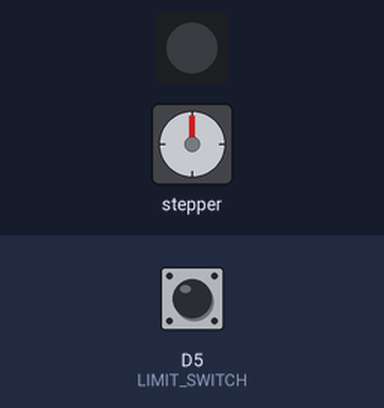
The sketch below on a simulated ESP8266 (NodeMCU). Parts: stepper motor, 1 RGB LEDs in strip order, left to right. Wiring (inferred from the names in the program): stepper motor driver (200 steps per turn assumed): step D3; direction D4. The test bench sets the inputs (shaded band); at power-on: D5 (LIMIT_SWITCH) HIGH. Dim RGB values are drawn brighter than linear.

Above: at 4.2 s.
At 16.7 s:
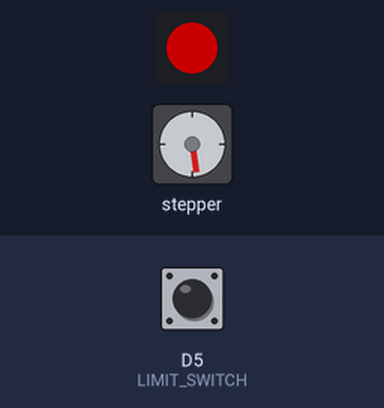
16.8 s: D5 (LIMIT_SWITCH) pulled LOW for 0.15 s
At 17.8 s:
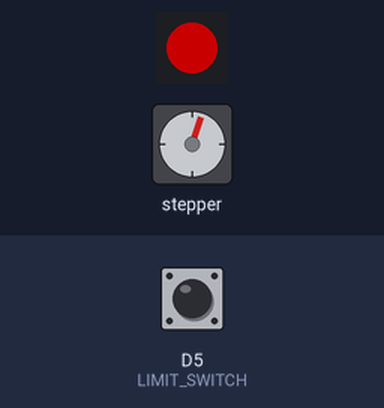
Timing chart, 0 to 50.1 s (numbered marks = the images above; inputs shaded):
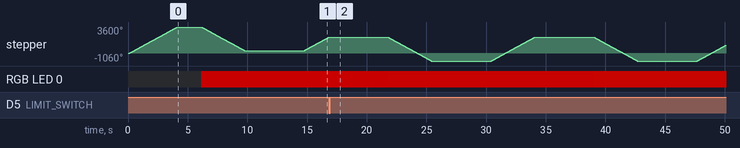

The sketch:

app.ino
```cpp
/*****************************************************
   Date: 30 Jan 2022
   Written by: Maruti M.
   Property off: Open
 * ***************************************************/
#include <ESP8266WiFi.h>
#include <WS2812FX.h>

#define LED_COUNT 1
#define LED_PIN D1

WS2812FX ws2812fx = WS2812FX(LED_COUNT, LED_PIN, NEO_GRB + NEO_KHZ800);

#define LIMIT_SWITCH D5
int switchState = 0;         // variable for reading the switch status

const char* ssid = "ALITER";
const char* password = "Aliter@256";

int Step = 0; //GPIO0---D3 of Nodemcu--Step of stepper motor driver
int Dir  = 2; //GPIO2---D4 of Nodemcu--Direction of stepper motor driver

bool homing_done = false;

WiFiServer server(80);

void setup() {
  // Initialise RGB
  ws2812fx.init();
  ws2812fx.setBrightness(100);
  ws2812fx.setSpeed(200);
  ws2812fx.setMode(FX_MODE_RAINBOW_CYCLE);
  ws2812fx.start();

  Serial.begin(115200);
  delay(10);

  pinMode(LIMIT_SWITCH, INPUT_PULLUP); //Step pin as output

  pinMode(Step, OUTPUT); //Step pin as output
  pinMode(Dir,  OUTPUT); //Direcction pin as output
  digitalWrite(Step, LOW); // Currently no stepper motor movement
  digitalWrite(Dir, LOW);
  delay(100);
  move(true, 2000, 1);
  delay(2000);
}

void loop() {
  // Start RGB
  ws2812fx.service();
  move(false, 1800, 1);
  delay(5000);
  move(true, 1800, 1);
  delay(5000);
}

void move(bool dir, int steps, int stepInterval)
{
  // dir -> true:forward, false:reversep
  // steps -> (200 steps for one rotation)
  // stepInterval -> Speed Setting // 800ms ideal

  digitalWrite(Dir, dir); //Rotate stepper motor in anti clock wise direction
  for (int i = 1; i <= steps; i++) {
    digitalWrite(Step, HIGH);
    delay(stepInterval);
    digitalWrite(Step, LOW);
    delay(stepInterval);
    if (digitalRead(LIMIT_SWITCH) == 0 && dir == true) {
      return;
    }
  }
}
```
